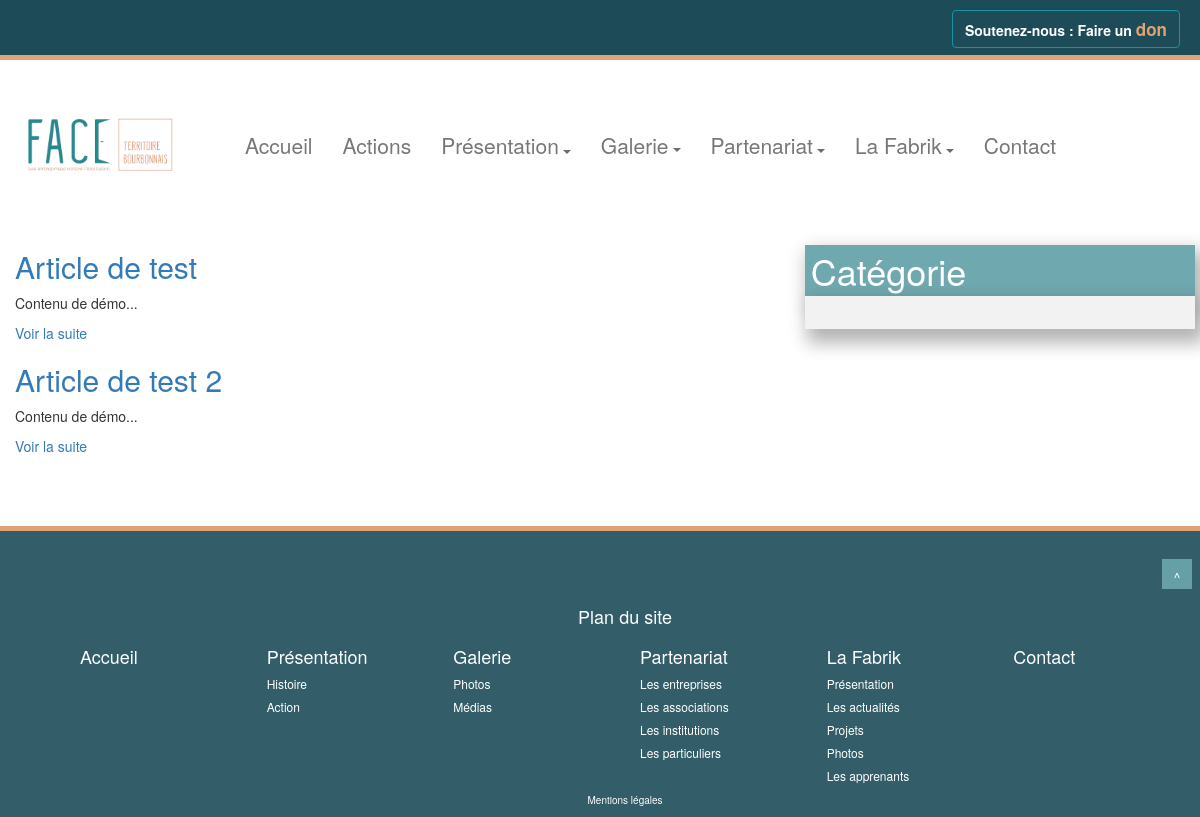
Before: / with the older database file.
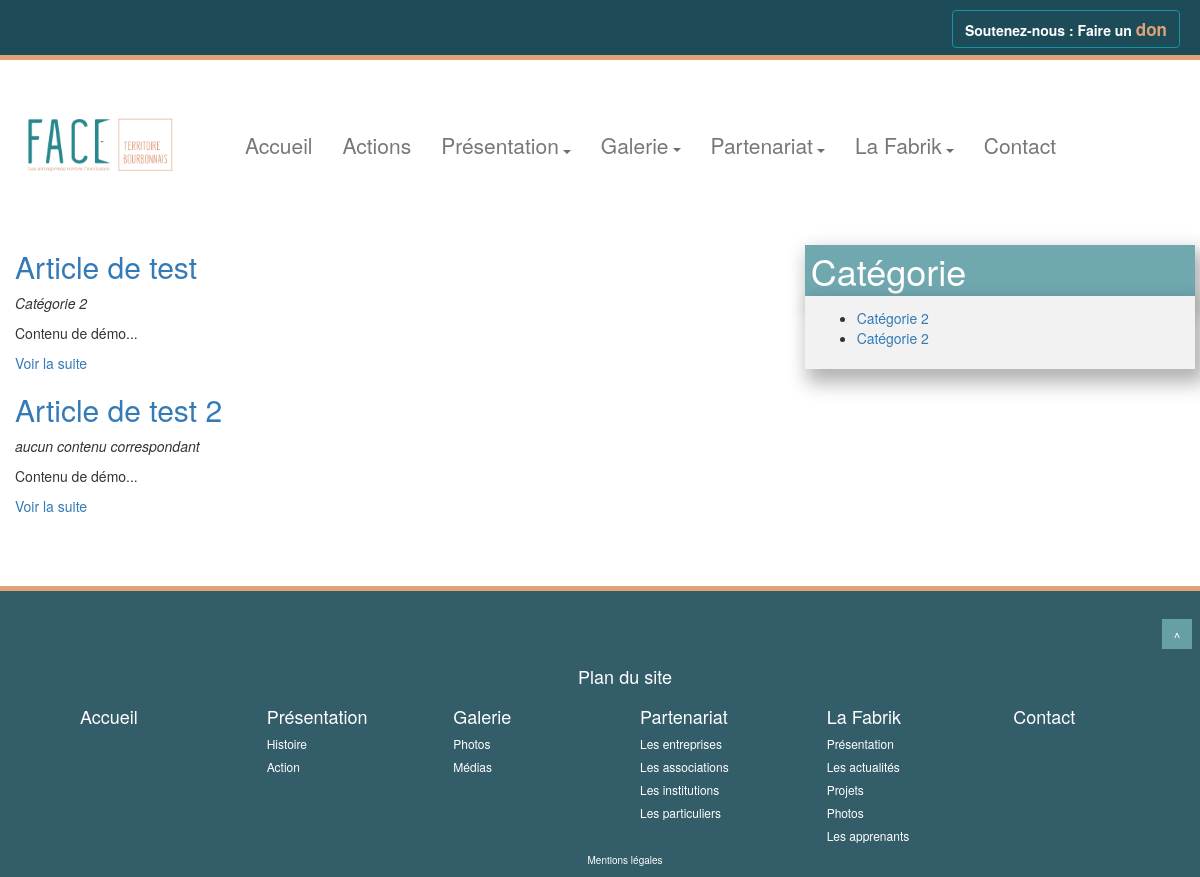
After: the same page with the newer database file.
### tables this page shows
CREATE TABLE `categories` (
  `id` int(11) NOT NULL,
  `titre` varchar(255) DEFAULT NULL,
  `contentType` varchar(255) NOT NULL
);

### core/Table/Table.php (called while the page is built, shortened)
<?php
class Table
{
    protected $db;
    public function __construct(Database $db)
    {
        $this->db = $db;
    }
    public function query($statement, $attributes = null, $one = false){
        if($attributes){
            return $this->db->prepare(
                $statement,
                $attributes,
                str_replace('Table', 'Entity', get_class($this)),
                $one
            );
        } else {
            return $this->db->query(
                $statement,
                str_replace('Table', 'Entity', get_class($this)),
                $one
            );
        }
    }
}

### core/Database/MysqlDatabase.php (called while the page is built, shortened)
<?php
class MysqlDatabase extends Database{
    private $db_name;
    private $db_user;
    private $db_pass;
    private $db_host;
    private $db_char;
    private $pdo;
    public function __construct($db_name, $db_user = 'root', $db_pass = 'root', $db_char= 'UTF8', $db_host = 'localhost'){
        $this->db_name = $db_name;
        $this->db_user = $db_user;
        $this->db_pass = $db_pass;
        $this->db_host = $db_host;
        $this->db_char = $db_char;
    }
    private function getPDO(){
        if($this->pdo === null){
            $pdo = new PDO('mysql:dbname=' . $this->db_name . ';host=' . $this->db_host.';charset='.$this->db_char, $this->db_user, $this->db_pass);
            $pdo->setAttribute(PDO::ATTR_ERRMODE, PDO::ERRMODE_EXCEPTION);
            $this->pdo = $pdo;
        }
        return $this->pdo;
    }
    public function query($statement, $class_name = null, $one = false){
        $req = $this->getPDO()->query($statement);
        if($class_name === null){
            $req->setFetchMode(PDO::FETCH_OBJ);
        } else {
            $req->setFetchMode(PDO::FETCH_CLASS, $class_name);
        }
        if($one) {
            $datas = $req->fetch();
        } else {
            $datas = $req->fetchAll();
        }
        return $datas;
    }
    public function prepare($statement, $attributes, $class_name = null, $one = false){
        $req = $this->getPDO()->prepare($statement);
        $res = $req->execute($attributes);
        if($class_name === null){
            $req->setFetchMode(PDO::FETCH_OBJ);
        } else {
            $req->setFetchMode(PDO::FETCH_CLASS, $class_name);
        }
        if($one) {
            $datas = $req->fetch();
        } else {
            $datas = $req->fetchAll();
        }
        return $datas;
    }
}

### app/Table/PostTable.php (called while the page is built, shortened)
<?php
class PostTable extends Table{
    public function last(){
        return $this->query("
            SELECT articles.id, articles.titre, articles.contenu, articles.date, categories.titre as categorie
            FROM articles
            LEFT JOIN categories ON articles_category_id = categories.id
            ORDER BY articles.date DESC");
    }
}

### app/Controller/PostsController.php (called while the page is built, shortened)
<?php
class PostsController extends AppController{
    public function index(){
        $posts = $this->Post->last();
        $category = $this->Category->categoryRelativeTo();
        $this->render('posts.index', compact('posts'), 'actions.index.side', compact('category'));
    }
}

### public/index.php (called while the page is built, shortened)
<?php
if(isset($_GET['p'])){
    $page = $_GET['p'];
}else{
    $page = 'posts.index';
}
$page = explode('.', $page);
if($page[0] == 'admin'){
    $controller = '\App\Controller\Admin\\' . ucfirst($page[1]) . 'Controller';
    $action = $page[2];
} else{
    $action = $page[1];
}
$controller = new $controller();
$controller->$action();

### app/Autoloader.php (called while the page is built, shortened)
<?php
class Autoloader{
    static function autoload($class){
        if (strpos($class, __NAMESPACE__ . '\\') === 0){
            $class = str_replace(__NAMESPACE__ . '\\', '', $class);
            $class = str_replace('\\', '/', $class);
        }
    }
}

### core/Autoloader.php (called while the page is built, shortened)
<?php
class Autoloader{
    static function autoload($class){
        if (strpos($class, __NAMESPACE__ . '\\') === 0){
            $class = str_replace(__NAMESPACE__ . '\\', '', $class);
            $class = str_replace('\\', '/', $class);
        }
    }
}

### core/Controller/Controller.php (called while the page is built, shortened)
<?php
class Controller{
    protected $viewPath;
    protected function render($mainview, $mainvariables = [], $sideview ='defaultsidecontent', $sidevariables = []){
        extract($mainvariables);
        require($this->viewPath . str_replace('.', '/', $mainview) . '.php');
        extract($sidevariables);
        require($this->viewPath . str_replace('.', '/', $sideview) . '.php');
    }
}

### core/Entity/Entity.php (called while the page is built, shortened)
<?php
class Entity {
    public function __get($key){
        $method = 'get' . ucfirst($key);
        $this->$key = $this->$method();
        return $this->$key;
    }
}

### app/Table/CategoryTable.php (called while the page is built, shortened)
<?php
class CategoryTable extends Table{
public function categoryRelativeTo(){
	if(isset($_GET['p'])){
	    $contentType = $_GET['p'];
		$contentType = explode('.', $contentType);
			if($contentType[0] == 'admin'){
		    $contentType = $contentType[1];
			} else{
		    $contentType = $contentType[0];
			}
		}else{
			$contentType = "posts";
		}
	        return $this->query("
            SELECT *
            FROM categories
            WHERE categories.contentType = ?", [$contentType]);
}
}

### app/Entity/CategoryEntity.php (called while the page is built, shortened)
<?php
class CategoryEntity extends Entity{
    public function getUrl(){
    	if(isset($_GET['p'])){
	    $contentType = $_GET['p'];
		$contentType = explode('.', $contentType);
			if($contentType[0] == 'admin'){
		    $contentType = $contentType[1];
			} else{
		    $contentType = $contentType[0];
			}
		}else{
			$contentType = "posts";
		}
        return "index.php?p=".$contentType.".category&category=" . $this->id;
    }
}

### app/Views/actions/index/side.php (the view)
<h1 class="titreSection col-md-12">Catégorie</h1>
  <section class="col-md-12 col-xs-12 presentation">
  <article id="Palmares">
<ul class='category'>
<?php foreach($category as $categorie): ?>
    <li><a href="<?= $categorie->url; ?>"><?= $categorie->titre; ?></a></li>
<?php endforeach; ?>
</ul>
</article>
</section>

### app/Views/posts/index.php
<?php foreach ($posts as $post): ?>
            <h2><a href="<?= $post->url ?>"><?= $post->titre; ?></a></h2>
            <p><em><?= $post->categorie; ?></em></p>
            <p><?= $post->extrait; ?></p>
        <?php endforeach; ?>

### app/Entity/PostEntity.php (shortened to what the changed rows need)
<?php
class PostEntity extends Entity{
    public function getUrl(){
        return 'index.php?p=posts.show&id=' . $this->id;
    }
    public function getExtrait(){
        $html = '<p>' . substr($this->contenu, 0, 100) . '...</p>';
        $html .= '<p><a href="' . $this->getURL() . '">Voir la suite</a></p>';
        return $html;
    }
}

Changed rows visible on the page:
now on this page (row edited): categories: titre "Catégorie 2"
added categories: titre "Catégorie 2"
Other visible differences:
new list line: "Article de test Catégorie 2 Contenu de démo ... Voir la suite"
new list line: "Article de test 2 aucun contenu correspondant Contenu de démo ... Voir la suite"
list line gone: "Article de test Contenu de démo ... Voir la suite"
list line gone: "Article de test 2 Contenu de démo ... Voir la suite"
